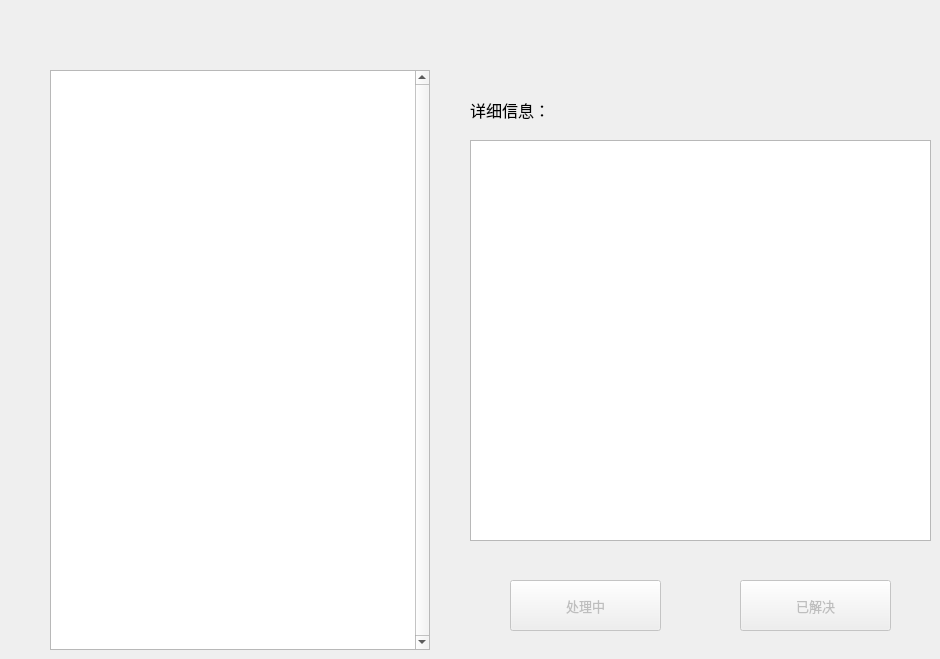
                <widget class="QWidget" name="tabFeedbac_r">
                 <attribute name="title">
                  <string>投诉</string>
                 </attribute>
                 <widget class="QPushButton" name="pushButtonDone2">
                  <property name="enabled">
                   <bool>false</bool>
                  </property>
                  <property name="geometry">
                   <rect>
                    <x>740</x>
                    <y>580</y>
                    <width>151</width>
                    <height>51</height>
                   </rect>
                  </property>
                  <property name="font">
                   <font>
                    <family>思源黑体 CN Medium</family>
                    <pointsize>10</pointsize>
                   </font>
                  </property>
                  <property name="text">
                   <string>已解决</string>
                  </property>
                 </widget>
                 <widget class="QTableWidget" name="tableWidgetFeedbackInfo2">
                  <property name="geometry">
                   <rect>
                    <x>50</x>
                    <y>70</y>
                    <width>380</width>
                    <height>580</height>
                   </rect>
                  </property>
                  <property name="minimumSize">
                   <size>
                    <width>380</width>
                    <height>580</height>
                   </size>
                  </property>
                  <property name="maximumSize">
                   <size>
                    <width>380</width>
                    <height>580</height>
                   </size>
                  </property>
                  <property name="verticalScrollBarPolicy">
                   <enum>Qt::ScrollBarAlwaysOn</enum>
                  </property>
                  <property name="horizontalScrollBarPolicy">
                   <enum>Qt::ScrollBarAlwaysOff</enum>
                  </property>
                  <attribute name="horizontalHeaderShowSortIndicator" stdset="0">
                   <bool>false</bool>
                  </attribute>
                  <attribute name="verticalHeaderShowSortIndicator" stdset="0">
                   <bool>false</bool>
                  </attribute>
                 </widget>
                 <widget class="QLabel" name="label_17">
                  <property name="geometry">
                   <rect>
                    <x>470</x>
                    <y>90</y>
                    <width>111</width>
                    <height>41</height>
                   </rect>
                  </property>
                  <property name="text">
                   <string>&lt;html&gt;&lt;head/&gt;&lt;body&gt;&lt;p&gt;&lt;span style=&quot; font-size:12pt;&quot;&gt;详细信息：&lt;/span&gt;&lt;/p&gt;&lt;/body&gt;&lt;/html&gt;</string>
                  </property>
                 </widget>
                 <widget class="QTextBrowser" name="textBrowserFeedbackDetail2">
                  <property name="geometry">
                   <rect>
                    <x>470</x>
                    <y>140</y>
                    <width>461</width>
                    <height>401</height>
                   </rect>
                  </property>
                  <property name="font">
                   <font>
                    <family>思源宋体 CN</family>
                    <pointsize>10</pointsize>
                   </font>
                  </property>
                 </widget>
                 <widget class="QPushButton" name="pushButtonDoing2">
                  <property name="enabled">
                   <bool>false</bool>
                  </property>
                  <property name="geometry">
                   <rect>
                    <x>510</x>
                    <y>580</y>
                    <width>151</width>
                    <height>51</height>
                   </rect>
                  </property>
                  <property name="font">
                   <font>
                    <family>思源黑体 CN Medium</family>
                    <pointsize>10</pointsize>
                   </font>
                  </property>
                  <property name="text">
                   <string>处理中</string>
                  </property>
                 </widget>
                </widget>
